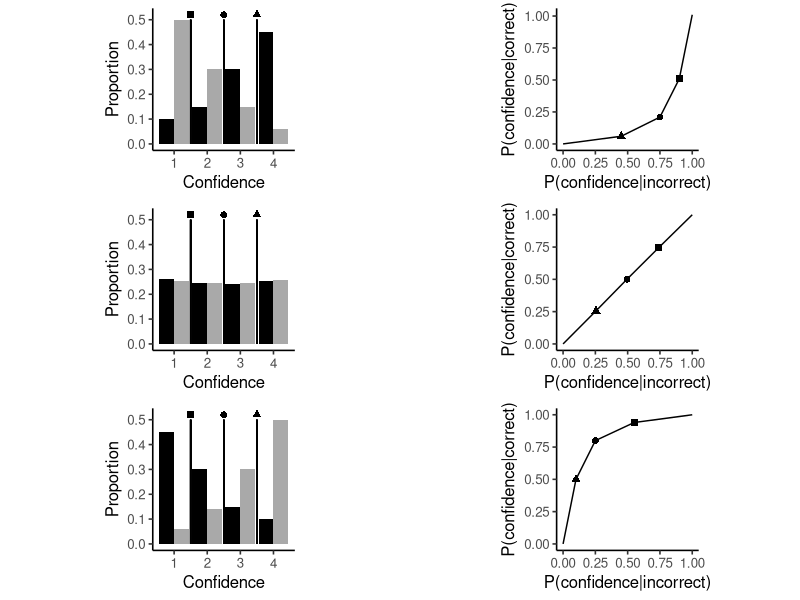

Generate this figure with R:
library(ggplot2); library(ggpubr); library(dplyr)

# low metacog participant
lowMeta <- data.frame(p=c(0.5, 0.3, 0.15, 0.06, 0.1, 0.15, 0.3, 0.45),
                      conf=c(1,2,3,4,1,2,3,4),
                      correct=c(1,1,1,1,0,0,0,0))

lowMetaAUC <- data.frame(pcor = c(0,cumsum(rev(lowMeta[lowMeta$correct==1,]$p))),
                         pinc = c(0,cumsum(rev(lowMeta[lowMeta$correct==0,]$p))))

# chance level metacog participant
chanceMeta <- data.frame(p=c(0.255,0.244,0.245,0.2560,0.260,0.245,0.240,0.255),
                      conf=c(1,2,3,4,1,2,3,4),
                      correct=c(1,1,1,1,0,0,0,0))

chanceMetaAUC <- data.frame(pcor = c(0,cumsum(rev(chanceMeta[chanceMeta$correct==1,]$p))),
                         pinc = c(0,cumsum(rev(chanceMeta[chanceMeta$correct==0,]$p))))


# high metacog participant
highMeta <- data.frame(p=c(0.06,0.14,0.30,0.5,0.45,0.30,0.15,0.1),
                       conf=c(1,2,3,4,1,2,3,4),
                       correct=c(1,1,1,1,0,0,0,0))
highMetaAUC <- data.frame(pcor = c(0,cumsum(rev(highMeta[highMeta$correct==1,]$p))),
                          pinc = c(0,cumsum(rev(highMeta[highMeta$correct==0,]$p))))

# plot
lowMeta %>%
  ggplot(aes(x=conf,y=p,fill=factor(correct)))+
  geom_col(position=position_dodge(),show.legend=F)+
  xlab('Confidence')+ylab('Proportion')+
  geom_segment(aes(x=1.5,y=0,xend=1.5,yend=0.5))+
  geom_segment(aes(x=2.5,y=0,xend=2.5,yend=0.5))+
  geom_segment(aes(x=3.5,y=0,xend=3.5,yend=0.5))+
  geom_point(aes(x=1.5,y=0.52),shape=15,cex=2)+
  geom_point(aes(x=2.5,y=0.52),shape=16,cex=2)+
  geom_point(aes(x=3.5,y=0.52),shape=17,cex=2)+
  theme_classic(base_size=12)+
  scale_fill_manual(values=c('black','darkgray'))+
  theme(legend.position='none',aspect.ratio=1) -> a

lowMetaAUC %>%
  ggplot(aes(x=pinc,pcor))+
  geom_line()+
  geom_point(aes(x=pinc[2],y=pcor[2]),shape=17,cex=2)+
  geom_point(aes(x=pinc[3],y=pcor[3]),shape=16,cex=2)+
  geom_point(aes(x=pinc[4],y=pcor[4]),shape=15,cex=2)+
  xlab('P(confidence|incorrect)')+
  ylab('P(confidence|correct)')+
  theme_classic(base_size=12)+
  theme(aspect.ratio=1) -> b


chanceMeta %>%
  ggplot(aes(x=conf,y=p,fill=factor(correct)))+
  geom_col(position=position_dodge(),show.legend=F)+
  xlab('Confidence')+ylab('Proportion')+
  geom_segment(aes(x=1.5,y=0,xend=1.5,yend=0.5))+
  geom_segment(aes(x=2.5,y=0,xend=2.5,yend=0.5))+
  geom_segment(aes(x=3.5,y=0,xend=3.5,yend=0.5))+
  geom_point(aes(x=1.5,y=0.52),shape=15,cex=2)+
  geom_point(aes(x=2.5,y=0.52),shape=16,cex=2)+
  geom_point(aes(x=3.5,y=0.52),shape=17,cex=2)+
  theme_classic(base_size=12)+
  scale_fill_manual(values=c('black','darkgray'))+
  theme(legend.position='none',aspect.ratio=1) -> c

chanceMetaAUC %>%
  ggplot(aes(x=pinc,pcor))+
  geom_line()+
  geom_point(aes(x=pinc[2],y=pcor[2]),shape=17,cex=2)+
  geom_point(aes(x=pinc[3],y=pcor[3]),shape=16,cex=2)+
  geom_point(aes(x=pinc[4],y=pcor[4]),shape=15,cex=2)+
  xlab('P(confidence|incorrect)')+
  ylab('P(confidence|correct)')+
  theme_classic(base_size=12)+
  theme(aspect.ratio=1) -> d


highMeta %>%
  ggplot(aes(x=conf,y=p,fill=factor(correct)))+
  geom_col(position=position_dodge(),show.legend=F)+
  xlab('Confidence')+ylab('Proportion')+
  geom_segment(aes(x=1.5,y=0,xend=1.5,yend=0.5))+
  geom_segment(aes(x=2.5,y=0,xend=2.5,yend=0.5))+
  geom_segment(aes(x=3.5,y=0,xend=3.5,yend=0.5))+
  geom_point(aes(x=1.5,y=0.52),shape=15,cex=2)+
  geom_point(aes(x=2.5,y=0.52),shape=16,cex=2)+
  geom_point(aes(x=3.5,y=0.52),shape=17,cex=2)+
  theme_classic(base_size=12)+
  scale_fill_manual(values=c('black','darkgray'))+
  theme(legend.position='none',aspect.ratio=1) -> e

highMetaAUC %>%
  ggplot(aes(x=pinc,pcor))+
  geom_line()+
  geom_point(aes(x=pinc[2],y=pcor[2]),shape=17,cex=2)+
  geom_point(aes(x=pinc[3],y=pcor[3]),shape=16,cex=2)+
  geom_point(aes(x=pinc[4],y=pcor[4]),shape=15,cex=2)+
  xlab('P(confidence|incorrect)')+
  ylab('P(confidence|correct)')+
  theme_classic(base_size=12)+
  theme(aspect.ratio=1) -> f

ggarrange(a,b,c,d,e,f,ncol=2,nrow=3)
